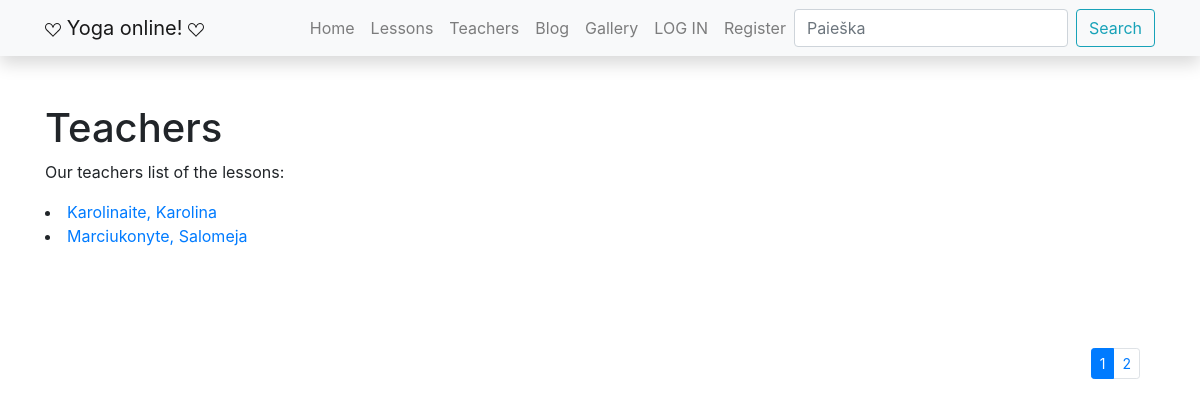
The page /yoga/teachers/ on the database as committed earlier.
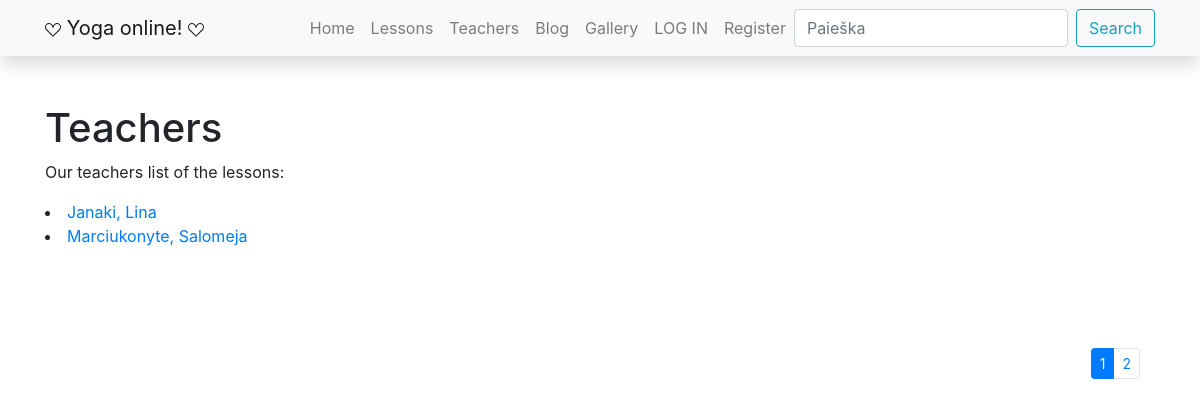
The same page on the database as committed later.
### yoga/models.py (models this page shows, shortened)
class Teacher(models.Model):
    first_name = models.CharField('Name', max_length=100)
    last_name = models.CharField('Surname', max_length=100)
    description = HTMLField(default="cia turi buti pamokos aprasymas")
    def display_lessons(self):
        return ', '.join([lesson.title for lesson in self.lessons.all()][:3]) + "..."
    display_lessons.short_description = 'Lessons'
    class Meta:
        ordering = ['last_name', 'first_name']
    def __str__(self):
        return f'{self.last_name}, {self.first_name}'

### yoga/views.py (the view)
# urls.py: path('teachers/', views.teachers, name='teachers'),
def teachers(request):
    paginator = Paginator(Teacher.objects.all(), 2)
    page_number = request.GET.get('page')
    paged_teachers = paginator.get_page(page_number)
    context = {
        'teachers': paged_teachers
    }
    return render(request, 'teachers.html', context=context)

### yoga/templates/teachers.html
{% extends "base.html" %}
{% block content %}
<h1>Teachers</h1>
<p>Our teachers list of the lessons: </p>
{% for teacher_obj in teachers %}
<li><a href="{% url 'teacher-detail' teacher_obj.id  %}">
    {{teacher_obj}} </a></li>
{% endfor %}
<div class="container puslapiai">
    <nav aria-label="...">
        {% if teachers.has_other_pages %}
            <ul class="pagination pagination-sm justify-content-end">
                {% for i in teachers.paginator.page_range %}
                    {% if teachers.number == i %}
                        <li class="page-item active">
                            <a class="page-link">{{ i }}</a>
                        </li>
                    {% else %}
                        <li class="page-item">
                            <a class="page-link" href="?page={{ i }}">{{ i }}</a>
                        </li>
                    {% endif %}
                {% endfor %}
            </ul>
        {% endif %}
    </nav>
</div>
{% endblock %}

Rows that differ between the two databases and show on the page:
changed Teacher: last_name+first_name "Karolinaite, Karolina" → "Janaki, Lina"
